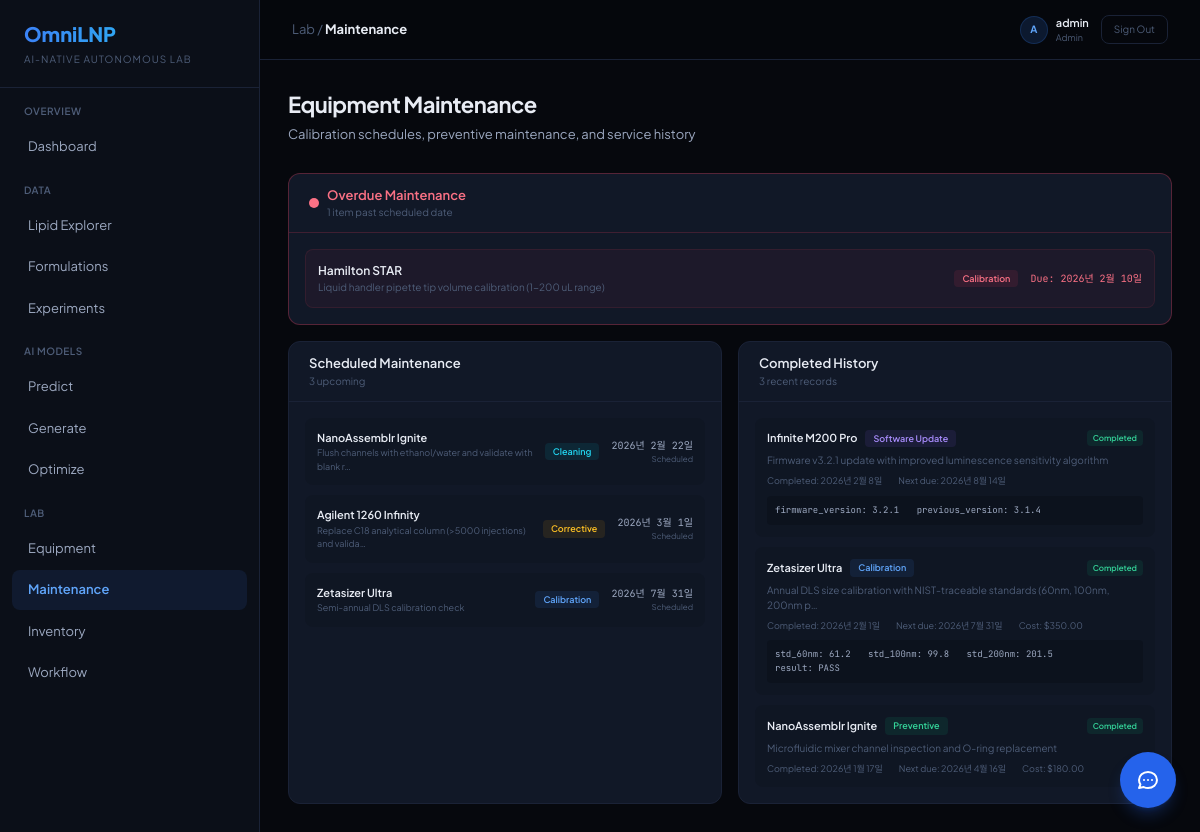
Screenshot of /equipment/maintenance/ (signed in) with the database file from the repository.
### accounts/models.py (models this page shows, shortened)
class User(AbstractUser):
    class Role(models.TextChoices):
        ADMIN = "admin", "Admin"
        RESEARCHER = "researcher", "Researcher"
        OPERATOR = "operator", "Operator"
        VIEWER = "viewer", "Viewer"
    role = models.CharField(max_length=20, choices=Role.choices, default=Role.RESEARCHER)
    organization = models.CharField(max_length=200, blank=True, default="")
    bio = models.TextField(blank=True, default="")

### equipment/models.py (models this page shows, shortened)
class MaintenanceRecord(models.Model):
    class MaintenanceType(models.TextChoices):
        CALIBRATION = "calibration", "Calibration"
        PREVENTIVE = "preventive", "Preventive"
        CORRECTIVE = "corrective", "Corrective"
        CLEANING = "cleaning", "Cleaning"
        SOFTWARE_UPDATE = "software_update", "Software Update"
    class Status(models.TextChoices):
        SCHEDULED = "scheduled", "Scheduled"
        IN_PROGRESS = "in_progress", "In Progress"
        COMPLETED = "completed", "Completed"
        OVERDUE = "overdue", "Overdue"
    equipment = models.ForeignKey(Equipment, on_delete=models.CASCADE, related_name="maintenance_records")
    maintenance_type = models.CharField(max_length=20, choices=MaintenanceType.choices)
    status = models.CharField(max_length=20, choices=Status.choices, default=Status.SCHEDULED)
    description = models.TextField(blank=True, default="")
    scheduled_date = models.DateField()
    completed_date = models.DateField(null=True, blank=True)
    next_due_date = models.DateField(null=True, blank=True)
    calibration_data = models.JSONField(default=dict, blank=True, help_text="Calibration parameters/results")
    cost = models.DecimalField(max_digits=10, decimal_places=2, null=True, blank=True)
    performed_by = models.ForeignKey(
        settings.AUTH_USER_MODEL, on_delete=models.SET_NULL, null=True, blank=True, related_name="maintenance_performed"
    )
    created_at = models.DateTimeField(auto_now_add=True)
    class Meta:
        ordering = ["-scheduled_date"]

class Equipment(models.Model):
    class EquipmentType(models.TextChoices):
        LIQUID_HANDLER = "liquid_handler", "Liquid Handler"
        MICROFLUIDIC = "microfluidic", "Microfluidic Mixer"
        DLS = "dls", "Dynamic Light Scattering"
        PLATE_READER = "plate_reader", "Plate Reader"
        HPLC = "hplc", "HPLC"
        CENTRIFUGE = "centrifuge", "Centrifuge"
    class Protocol(models.TextChoices):
        REST_API = "rest_api", "REST API"
        MQTT = "mqtt", "MQTT"
        OPCUA = "opcua", "OPC-UA"
        SERIAL = "serial", "Serial"
        MANUAL = "manual", "Manual"
    name = models.CharField(max_length=200)
    equipment_type = models.CharField(max_length=30, choices=EquipmentType.choices)
    manufacturer = models.CharField(max_length=200, blank=True, default="")
    model_number = models.CharField(max_length=200, blank=True, default="")
    protocol = models.CharField(max_length=20, choices=Protocol.choices, default=Protocol.REST_API)
    endpoint_url = models.CharField(max_length=500, blank=True, default="")
    api_key = models.CharField(max_length=500, blank=True, default="")
    is_connected = models.BooleanField(default=False)
    created_at = models.DateTimeField(auto_now_add=True)
    class Meta:
        ordering = ["name"]

### equipment/views.py (the view)
# urls.py: path("maintenance/", views.maintenance, name="maintenance"),
@login_required
def maintenance(request):
    today = timezone.now().date()
    overdue = MaintenanceRecord.objects.filter(
        status__in=["scheduled", "overdue"],
        scheduled_date__lt=today,
    ).select_related("equipment")
    overdue.filter(status="scheduled").update(status="overdue")
    upcoming = (
        MaintenanceRecord.objects
        .filter(status__in=["scheduled", "in_progress"])
        .select_related("equipment")
        .order_by("scheduled_date")[:10]
    )
    completed = (
        MaintenanceRecord.objects
        .filter(status="completed")
        .select_related("equipment", "performed_by")
        .order_by("-completed_date")[:10]
    )
    ctx = {
        "overdue": overdue,
        "upcoming": upcoming,
        "completed": completed,
        "overdue_count": overdue.count(),
        "upcoming_count": upcoming.count(),
        "completed_count": completed.count(),
    }
    return render(request, "equipment/maintenance.html", ctx)

### templates/equipment/maintenance.html (shortened to what this page needs)
{% extends "base/base.html" %}
{% block breadcrumb %}Lab / <strong class="text-dark-50">Maintenance</strong>{% endblock %}
{% block content %}
<div class="mb-7">
  <h2 class="text-[22px] font-bold tracking-tight">Equipment Maintenance</h2>
  <p class="text-[13px] text-dark-100 mt-1">Calibration schedules, preventive maintenance, and service history</p>
</div>
{% if overdue %}
<div class="mb-4 bg-dark-600 border border-rose-500/30 rounded-xl">
  <div class="px-5 py-3 border-b border-rose-500/20 flex items-center gap-2">
    <span class="w-2.5 h-2.5 rounded-full bg-rose-400 animate-pulse"></span>
    <div>
      <div class="text-[13px] font-semibold text-rose-400">Overdue Maintenance</div>
      <div class="text-[10px] text-dark-200">{{ overdue_count }} item{{ overdue_count|pluralize }} past scheduled date</div>
    </div>
  </div>
  <div class="p-4 space-y-2.5">
    {% for m in overdue %}
    <div class="flex items-center gap-3 p-3 bg-rose-500/5 border border-rose-500/10 rounded-lg">
      <div class="flex-1">
        <div class="text-[12px] font-semibold text-dark-50">{{ m.equipment.name }}</div>
        <div class="text-[10px] text-dark-200">{{ m.description|default:m.get_maintenance_type_display }}</div>
      </div>
      <span class="px-2 py-0.5 rounded text-[9px] font-semibold bg-rose-500/10 text-rose-400">{{ m.get_maintenance_type_display }}</span>
      <span class="text-[10px] font-mono text-rose-400">Due: {{ m.scheduled_date }}</span>
    </div>
    {% endfor %}
  </div>
</div>
{% endif %}
<div class="grid grid-cols-12 gap-4">
  <div class="col-span-6 bg-dark-600 border border-dark-400 rounded-xl">
    <div class="px-5 py-3 border-b border-dark-400">
      <div class="text-[13px] font-semibold">Scheduled Maintenance</div>
      <div class="text-[10px] text-dark-200">{{ upcoming_count }} upcoming</div>
    </div>
    <div class="p-4 space-y-2.5">
      {% for m in upcoming %}
      <div class="flex items-center gap-3 p-3 bg-dark-700/50 rounded-lg">
        <div class="flex-1 min-w-0">
          <div class="text-[11px] font-semibold text-dark-50 truncate">{{ m.equipment.name }}</div>
          <div class="text-[9px] text-dark-200">{{ m.description|default:"-"|truncatechars:60 }}</div>
        </div>
        <span class="px-2 py-0.5 rounded text-[9px] font-semibold whitespace-nowrap
          {% if m.maintenance_type == 'calibration' %}bg-blue-500/10 text-blue-400
          {% elif m.maintenance_type == 'preventive' %}bg-emerald-500/10 text-emerald-400
          {% elif m.maintenance_type == 'cleaning' %}bg-cyan-500/10 text-cyan-400
          {% elif m.maintenance_type == 'software_update' %}bg-violet-500/10 text-violet-400
          {% else %}bg-amber-500/10 text-amber-400{% endif %}">{{ m.get_maintenance_type_display }}</span>
        <div class="text-right">
          <div class="text-[10px] font-mono text-dark-100">{{ m.scheduled_date }}</div>
          <div class="text-[8px] text-dark-200">
            {% if m.status == 'in_progress' %}In Progress{% else %}Scheduled{% endif %}
          </div>
        </div>
      </div>
      {% empty %}
      <div class="text-[11px] text-dark-200 text-center py-8">No upcoming maintenance</div>
      {% endfor %}
    </div>
  </div>
  <div class="col-span-6 bg-dark-600 border border-dark-400 rounded-xl">
    <div class="px-5 py-3 border-b border-dark-400">
      <div class="text-[13px] font-semibold">Completed History</div>
      <div class="text-[10px] text-dark-200">{{ completed_count }} recent records</div>
    </div>
    <div class="p-4 space-y-2.5">
      {% for m in completed %}
      <div class="p-3 bg-dark-700/50 rounded-lg">
        <div class="flex items-center justify-between mb-1.5">
          <div class="flex items-center gap-2">
            <span class="text-[11px] font-semibold text-dark-50">{{ m.equipment.name }}</span>
            <span class="px-2 py-0.5 rounded text-[9px] font-semibold
              {% if m.maintenance_type == 'calibration' %}bg-blue-500/10 text-blue-400
              {% elif m.maintenance_type == 'preventive' %}bg-emerald-500/10 text-emerald-400
              {% elif m.maintenance_type == 'cleaning' %}bg-cyan-500/10 text-cyan-400
              {% elif m.maintenance_type == 'software_update' %}bg-violet-500/10 text-violet-400
              {% else %}bg-amber-500/10 text-amber-400{% endif %}">{{ m.get_maintenance_type_display }}</span>
          </div>
          <span class="px-1.5 py-0.5 rounded text-[8px] font-semibold bg-emerald-500/10 text-emerald-400">Completed</span>
        </div>
        <div class="text-[10px] text-dark-200">{{ m.description|default:"-"|truncatechars:80 }}</div>
        <div class="flex items-center gap-4 mt-1.5 text-[9px] text-dark-200">
          <span>Completed: {{ m.completed_date }}</span>
          {% if m.next_due_date %}<span>Next due: {{ m.next_due_date }}</span>{% endif %}
          {% if m.cost %}<span>Cost: ${{ m.cost }}</span>{% endif %}
        </div>
        {% if m.calibration_data %}
        <div class="mt-2 p-2 bg-dark-800/50 rounded text-[9px] font-mono text-dark-100">
          {% for key, val in m.calibration_data.items %}
          <span class="inline-block mr-3">{{ key }}: {{ val }}</span>
          {% endfor %}
        </div>
        {% endif %}
      </div>
      {% empty %}
      <div class="text-[11px] text-dark-200 text-center py-8">No completed maintenance records</div>
      {% endfor %}
    </div>
  </div>
</div>
{% endblock %}

### templates/base/base.html (shortened to what this page needs)
<!DOCTYPE html>
<html lang="ko">
<head>
<script src="https://cdn.tailwindcss.com"></script>
</head>
<body class="bg-dark-900 text-dark-50 flex min-h-screen">
<aside class="w-[260px] bg-dark-800 border-r border-dark-400 flex flex-col fixed top-0 left-0 bottom-0 z-50 overflow-y-auto">
  <div class="px-6 py-5 border-b border-dark-400">
    <h1 class="text-xl font-extrabold bg-gradient-to-r from-blue-500 to-cyan-400 bg-clip-text text-transparent">OmniLNP</h1>
    <span class="text-[10px] text-dark-200 tracking-widest uppercase mt-1 block">AI-Native Autonomous Lab</span>
  </div>
  <nav class="flex-1 py-4 px-3">
    {% with app=request.resolver_match.app_name view=request.resolver_match.url_name %}
    <div class="text-[10px] font-semibold text-dark-200 uppercase tracking-wider px-3 mb-2">Overview</div>
    <a href="{% url 'dashboard:index' %}" class="flex items-center gap-3 px-4 py-2.5 rounded-lg text-[13px] {% if app == 'dashboard' %}bg-blue-500/10 text-blue-400 font-semibold{% else %}text-dark-100 hover:bg-dark-500{% endif %} mb-0.5">Dashboard</a>
    <div class="text-[10px] font-semibold text-dark-200 uppercase tracking-wider px-3 mb-2 mt-4">Data</div>
    <a href="{% url 'compounds:list' %}" class="flex items-center gap-3 px-4 py-2.5 rounded-lg text-[13px] {% if app == 'compounds' %}bg-blue-500/10 text-blue-400 font-semibold{% else %}text-dark-100 hover:bg-dark-500{% endif %} mb-0.5">Lipid Explorer</a>
    <a href="{% url 'formulations:list' %}" class="flex items-center gap-3 px-4 py-2.5 rounded-lg text-[13px] {% if app == 'formulations' %}bg-blue-500/10 text-blue-400 font-semibold{% else %}text-dark-100 hover:bg-dark-500{% endif %} mb-0.5">Formulations</a>
    <a href="{% url 'experiments:list' %}" class="flex items-center gap-3 px-4 py-2.5 rounded-lg text-[13px] {% if app == 'experiments' %}bg-blue-500/10 text-blue-400 font-semibold{% else %}text-dark-100 hover:bg-dark-500{% endif %} mb-0.5">Experiments</a>
    <div class="text-[10px] font-semibold text-dark-200 uppercase tracking-wider px-3 mb-2 mt-4">AI Models</div>
    <a href="{% url 'ai_models:predict' %}" class="flex items-center gap-3 px-4 py-2.5 rounded-lg text-[13px] {% if view == 'predict' %}bg-blue-500/10 text-blue-400 font-semibold{% else %}text-dark-100 hover:bg-dark-500{% endif %} mb-0.5">Predict</a>
    <a href="{% url 'ai_models:generate' %}" class="flex items-center gap-3 px-4 py-2.5 rounded-lg text-[13px] {% if view == 'generate' %}bg-blue-500/10 text-blue-400 font-semibold{% else %}text-dark-100 hover:bg-dark-500{% endif %} mb-0.5">Generate</a>
    <a href="{% url 'ai_models:optimize' %}" class="flex items-center gap-3 px-4 py-2.5 rounded-lg text-[13px] {% if view == 'optimize' %}bg-blue-500/10 text-blue-400 font-semibold{% else %}text-dark-100 hover:bg-dark-500{% endif %} mb-0.5">Optimize</a>
    <div class="text-[10px] font-semibold text-dark-200 uppercase tracking-wider px-3 mb-2 mt-4">Lab</div>
    <a href="{% url 'equipment:monitor' %}" class="flex items-center gap-3 px-4 py-2.5 rounded-lg text-[13px] {% if app == 'equipment' and view == 'monitor' %}bg-blue-500/10 text-blue-400 font-semibold{% else %}text-dark-100 hover:bg-dark-500{% endif %} mb-0.5">Equipment</a>
    <a href="{% url 'equipment:maintenance' %}" class="flex items-center gap-3 px-4 py-2.5 rounded-lg text-[13px] {% if view == 'maintenance' %}bg-blue-500/10 text-blue-400 font-semibold{% else %}text-dark-100 hover:bg-dark-500{% endif %} mb-0.5">Maintenance</a>
    <a href="{% url 'inventory:dashboard' %}" class="flex items-center gap-3 px-4 py-2.5 rounded-lg text-[13px] {% if app == 'inventory' %}bg-blue-500/10 text-blue-400 font-semibold{% else %}text-dark-100 hover:bg-dark-500{% endif %} mb-0.5">Inventory</a>
    <a href="{% url 'workflow:pipeline' %}" class="flex items-center gap-3 px-4 py-2.5 rounded-lg text-[13px] {% if app == 'workflow' %}bg-blue-500/10 text-blue-400 font-semibold{% else %}text-dark-100 hover:bg-dark-500{% endif %} mb-0.5">Workflow</a>
    {% endwith %}
  </nav>
</aside>
<div class="ml-[260px] flex-1 min-h-screen">
  <div class="h-[60px] border-b border-dark-400 flex items-center justify-between px-8 bg-dark-900/80 backdrop-blur-xl sticky top-0 z-40">
    <span class="text-[13px] text-dark-200">{% block breadcrumb %}Dashboard{% endblock %}</span>
    {% if user.is_authenticated %}
    <div class="flex items-center gap-3">
      <div class="flex items-center gap-2">
        <div class="w-7 h-7 rounded-full bg-blue-500/15 border border-blue-500/20 flex items-center justify-center text-[10px] font-bold text-blue-400">{{ user.username|make_list|first|upper }}</div>
        <div>
          <div class="text-[11px] font-semibold text-dark-50">{{ user.username }}</div>
          <div class="text-[9px] text-dark-200">{{ user.get_role_display|default:"Researcher" }}</div>
        </div>
      </div>
      <a href="{% url 'accounts:logout' %}" class="px-3 py-1.5 border border-dark-400 hover:border-dark-300 rounded-lg text-[10px] text-dark-200 hover:text-dark-100 transition">Sign Out</a>
    </div>
    {% endif %}
  </div>
  <main class="p-7">{% block content %}{% endblock %}</main>
</div>
{% if user.is_authenticated %}
<div id="chat-widget" data-page-context="{{ request.resolver_match.app_name|default:'dashboard' }}">
  <button id="chat-toggle" onclick="toggleChat()" class="fixed bottom-6 right-6 w-14 h-14 bg-blue-600 hover:bg-blue-500 rounded-full shadow-lg shadow-blue-600/25 flex items-center justify-center transition-all z-50 group">
  </button>
</div>
{% endif %}
</body>
</html>

### templates/base/base.html (style rules this page uses)
body { font-family: 'Plus Jakarta Sans', sans-serif; }

### rows the page displays
User: username|make_list "A", username "admin", role "Admin"
MaintenanceRecord: equipment.name "Hamilton STAR", description "Liquid handler pipette tip volume calibration (1-200 uL range)", maintenance_type "Calibration", scheduled_date "2026년 2월 10일"
MaintenanceRecord: equipment.name "NanoAssemblr Ignite", description "Flush channels with ethanol/water and validate with blank r…", maintenance_type "Cleaning", scheduled_date "2026년 2월 22일", status "Scheduled"
MaintenanceRecord: equipment.name "Agilent 1260 Infinity", description "Replace C18 analytical column (>5000 injections) and valida…", maintenance_type "Corrective", scheduled_date "2026년 3월 1일", status "Scheduled"
MaintenanceRecord: equipment.name "Zetasizer Ultra", description "Semi-annual DLS calibration check", maintenance_type "Calibration", scheduled_date "2026년 7월 31일", status "Scheduled"
MaintenanceRecord: equipment.name "Infinite M200 Pro", maintenance_type "Software Update", description "Firmware v3.2.1 update with improved luminescence sensitivity algorithm", completed_date "2026년 2월 8일", next_due_date "2026년 8월 14일", calibration_data "firmware_version" "previous_version", calibration_data "3.2.1" "3.1.4"
MaintenanceRecord: equipment.name "Zetasizer Ultra", maintenance_type "Calibration", description "Annual DLS size calibration with NIST-traceable standards (60nm, 100nm, 200nm p…", completed_date "2026년 2월 1일", next_due_date "2026년 7월 31일", cost "350.00", calibration_data "std_60nm" "std_100nm" "std_200nm" "result", calibration_data "61.2" "99.8" "201.5" "PASS"
MaintenanceRecord: equipment.name "NanoAssemblr Ignite", maintenance_type "Preventive", description "Microfluidic mixer channel inspection and O-ring replacement", completed_date "2026년 1월 17일", next_due_date "2026년 4월 16일", cost "180.00"

### other values shown
{{ overdue_count }} "1"
{{ upcoming_count }} "3"
{{ completed_count }} "3"
